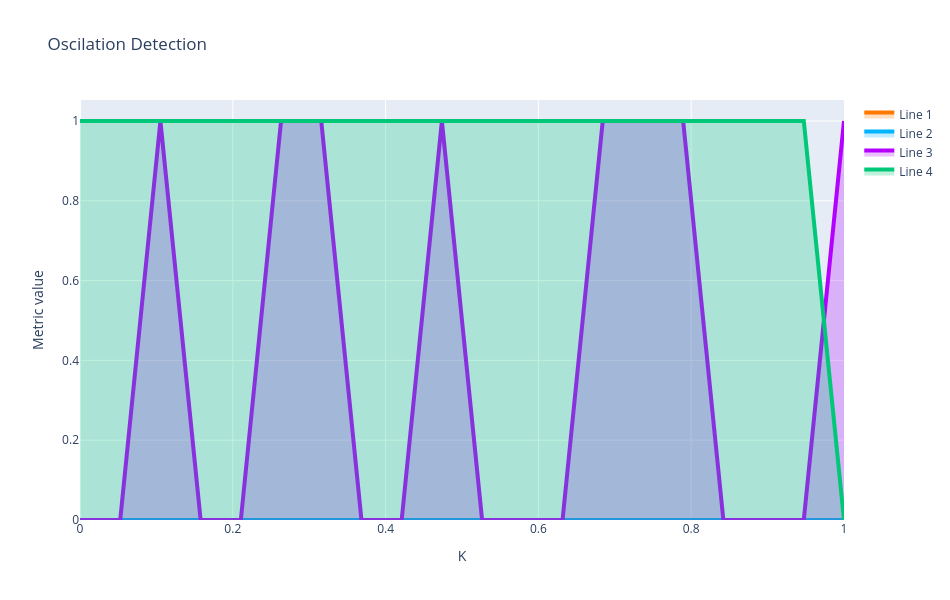
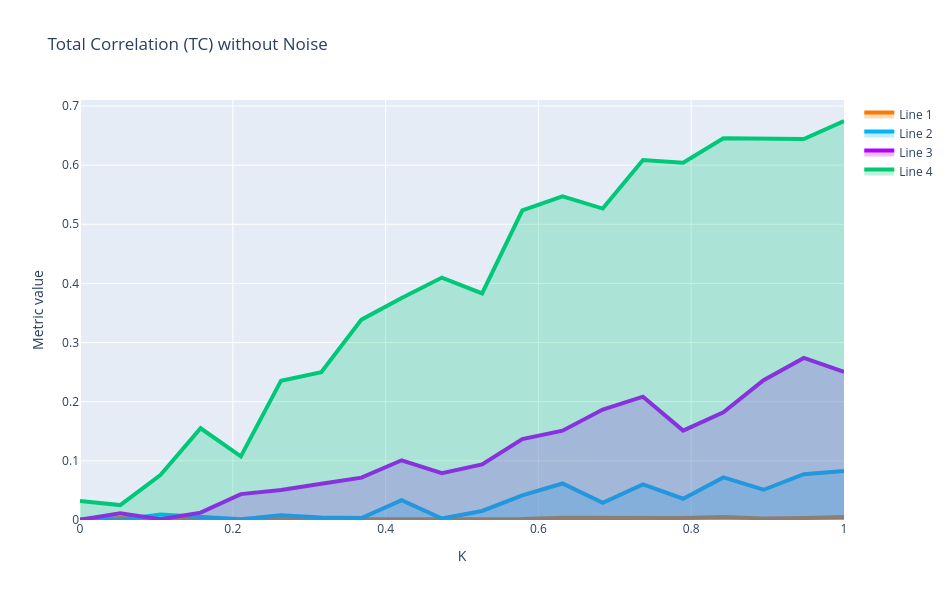
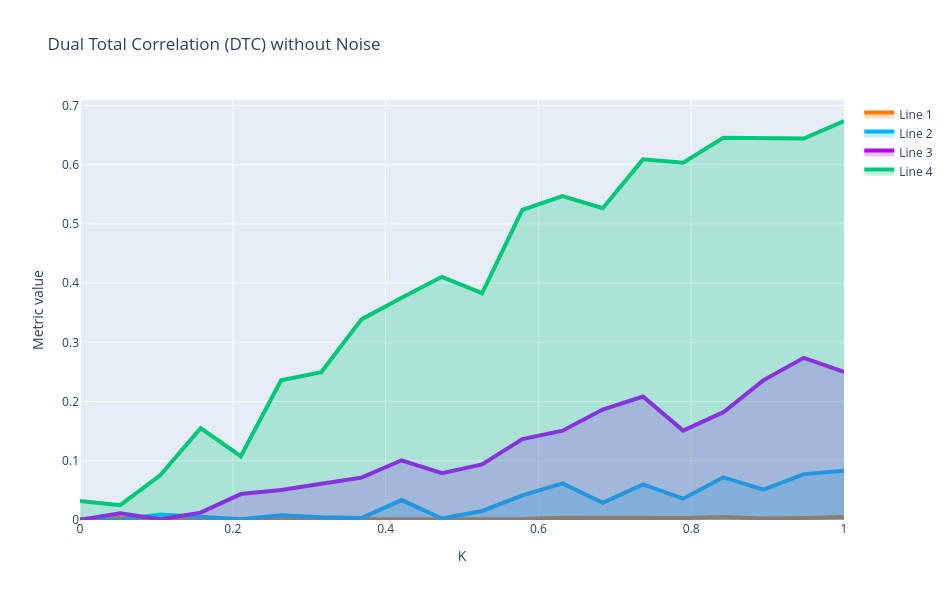
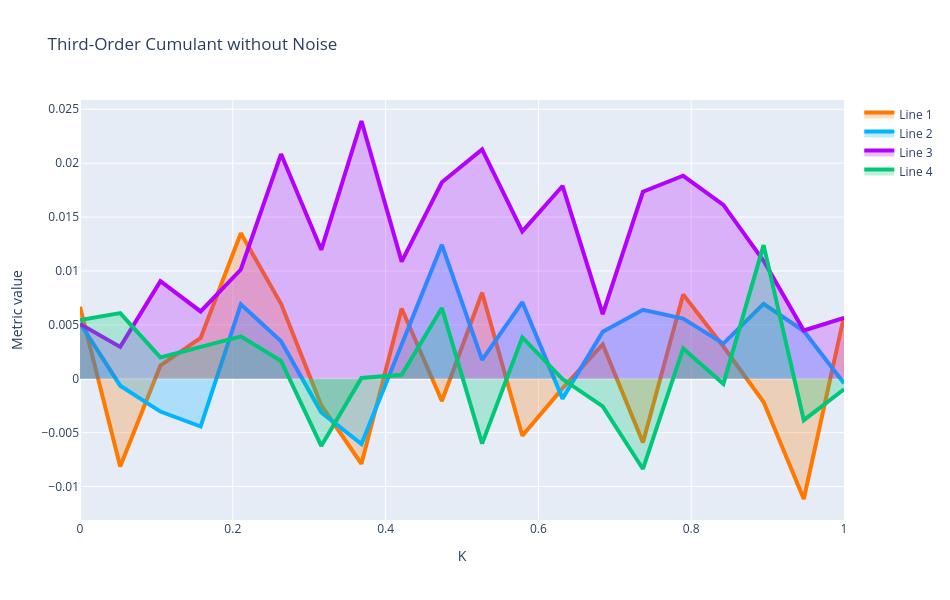

Notebook cell for these charts, in order:
### Markdown cell above
---
## **7. Oscillation Detection in $(P \times K$) Space** with noise
We perform a parameter sweep to detect oscillations in the $(P \times K$) space.

### Code cell
P_values = [3,4,5,6]
K3_values = np.linspace(0.0, 1.0, 20)
sigma_E = 0.03
T=450


# Matrices to store metrics with noise
TC_map_noise = np.zeros((len(P_values), len(K_values)))
DTC_map_noise = np.zeros((len(P_values), len(K_values)))
Cumulant_map_noise = np.zeros((len(P_values), len(K_values)))
PowerCorr_map_noise = np.zeros((len(P_values), len(K_values)))
Entropy_map_noise = np.zeros((len(P_values), len(K_values)))  # Nueva métrica
Entropy_map_skew = np.zeros((len(P_values), len(K3_values)))  # Nueva métrica
Entropy_map_kurt = np.zeros((len(P_values), len(K3_values)))  # Nueva métrica



# Matrix to store oscillation detection with noise
oscillation_map_noise = np.zeros((len(P_values), len(K3_values)), dtype=int)
# mean_map = np.zeros((len(P_values), len(K_values), N_nodes))

#initial state
seed = 42
rng = np.random.default_rng(seed)
state0 = 0.1 * rng.standard_normal(2 * N_nodes)

for i, P_val in tqdm(enumerate(P_values)):
    for j, K3_val in enumerate(K3_values):
        # Simulation with noise using the existing function for higher-order interactions
        # t, states = simulate_wc_stochastic(state0, P_val, K3_val, M, T, dt, sigma_E=sigma_E, higher_order=True, T_ho=T_ho)
        P_vec = np.array([P_val, P_val, P_val])
        t, states = simulate_wc_stochastic_additive(state0, P_vec, K3_val, M, T, dt, sigma_E = sigma_E, higher_order=True, T_ho=T_ho)

        start_idx = int(0.2 * len(t))

        E_node = states[start_idx:, :N_nodes]
        I_node = states[start_idx:, N_nodes:]

        # Oscillation detection using the existing function
        is_lc1, _, _, _ = detect_limit_cycle_poincare(E_node[:, 0], I_node[:, 0], dt, threshold_ratio=0.05, period_cv_threshold=0.05)
        is_lc2, _, _, _ = detect_limit_cycle_poincare(E_node[:, 0], I_node[:, 0], dt, threshold_ratio=0.05, period_cv_threshold=0.05)
        is_lc3, _, _, _ = detect_limit_cycle_poincare(E_node[:, 0], I_node[:, 0], dt, threshold_ratio=0.05, period_cv_threshold=0.05)
        oscillation_map_noise[i, j]  = int((is_lc1==True) and (is_lc2==True) and (is_lc3==True))

        # quitar transiente (ej. mitad inicial)
        # cut = int(0.5 * len(t))
        # E_ss = E_node[cut:, :]
        # mean firing por nodo
        # mean_map[i, j, :] = np.mean(E_ss, axis=0)


        # Remove transient
        E = states[start_idx:, :N_nodes]

        # Data matrix for higher-order metrics
        X = E.copy()

        # Covariance matrix
        Sigma = np.cov(X.T)

        # Higher-order metrics using the existing functions
        TC_map_noise[i, j] = TC_gauss(Sigma)
        DTC_map_noise[i, j] = DTC_gauss(Sigma)
        skew, kurt = dev_gauss(X)  # Cálculo de la entropía
        Entropy_map_skew[i, j] = skew
        Entropy_map_kurt[i, j] = kurt
        #Entropy_map_noise[i, j] = dev_gauss(Sigma)  # Cálculo de la entropía
        if X.shape[1] == 3:
            Cumulant_map_noise[i, j] = cumulants(X)
            PowerCorr_map_noise[i, j] = powercorr(X)

    if (i + 1) % 5 == 0:
        print(f"Progress: {i+1}/{len(P_values)}")

# Visualization using the existing function
# plot_oscillation_map(oscillation_map_noise, P_values, K3_values, title="Oscillation Detection (P-K3) with Noise")

# Visualization using the existing functions

#cleaing the matrix
TC_clean = clean_rowwise_signed(TC_map_noise, n_std=2)
DTC_clean = clean_rowwise_signed(DTC_map_noise, n_std=2)
Cumulant_clean = clean_rowwise_signed(Cumulant_map_noise,n_std=2)
PowerCorr_clean = clean_rowwise_signed(PowerCorr_map_noise,n_std=2)
Skew_clean = clean_rowwise_signed(Entropy_map_skew,n_std=2)
Kurt_clean = clean_rowwise_signed(Entropy_map_kurt,n_std=2)

# visualization the matrix cleaned
plot_lines_with_area(oscillation_map_noise, x_values=K3_values, title="Oscilation Detection")

plot_lines_with_area(TC_clean, x_values=K3_values, title="Total Correlation (TC) without Noise")
plot_lines_with_area(DTC_clean, x_values=K3_values, title="Dual Total Correlation (DTC) without Noise")
plot_lines_with_area(Cumulant_clean, x_values=K3_values, title="Third-Order Cumulant without Noise")
plot_lines_with_area(PowerCorr_clean, x_values=K3_values, title="Triple Power Correlation without Noise")
plot_lines_with_area(Skew_clean, x_values=K3_values, title="Skew with Noise")
plot_lines_with_area(Kurt_clean, x_values=K3_values, title="Kurt with Noise")

### Figure 1 — Plotly figure (JSON) as saved in the notebook; plotly's stock layout.template omitted (floating-point values rounded to 4 significant figures)
{"data": [{"fill": "tozeroy", "fillcolor": "rgba(255,120,0,0.25)", "line": {"color": "rgb(255,120,0)", "width": 4}, "mode": "lines", "name": "Line 1", "type": "scatter", "x": [0.0, 0.05263, 0.1053, 0.1579, 0.2105, 0.2632, 0.3158, 0.3684, 0.4211, 0.4737, 0.5263, 0.5789, 0.6316, 0.6842, 0.7368, 0.7895, 0.8421, 0.8947, 0.9474, 1.0], "y": [0, 0, 0, 0, 0, 0, 0, 0, 0, 0, 0, 0, 0, 0, 0, 0, 0, 0, 0, 0]}, {"fill": "tozeroy", "fillcolor": "rgba(0,180,255,0.25)", "line": {"color": "rgb(0,180,255)", "width": 4}, "mode": "lines", "name": "Line 2", "type": "scatter", "x": [0.0, 0.05263, 0.1053, 0.1579, 0.2105, 0.2632, 0.3158, 0.3684, 0.4211, 0.4737, 0.5263, 0.5789, 0.6316, 0.6842, 0.7368, 0.7895, 0.8421, 0.8947, 0.9474, 1.0], "y": [0, 0, 0, 0, 0, 0, 0, 0, 0, 0, 0, 0, 0, 0, 0, 0, 0, 0, 0, 0]}, {"fill": "tozeroy", "fillcolor": "rgba(180,0,255,0.25)", "line": {"color": "rgb(180,0,255)", "width": 4}, "mode": "lines", "name": "Line 3", "type": "scatter", "x": [0.0, 0.05263, 0.1053, 0.1579, 0.2105, 0.2632, 0.3158, 0.3684, 0.4211, 0.4737, 0.5263, 0.5789, 0.6316, 0.6842, 0.7368, 0.7895, 0.8421, 0.8947, 0.9474, 1.0], "y": [0, 0, 1, 0, 0, 1, 1, 0, 0, 1, 0, 0, 0, 1, 1, 1, 0, 0, 0, 1]}, {"fill": "tozeroy", "fillcolor": "rgba(0,200,120,0.25)", "line": {"color": "rgb(0,200,120)", "width": 4}, "mode": "lines", "name": "Line 4", "type": "scatter", "x": [0.0, 0.05263, 0.1053, 0.1579, 0.2105, 0.2632, 0.3158, 0.3684, 0.4211, 0.4737, 0.5263, 0.5789, 0.6316, 0.6842, 0.7368, 0.7895, 0.8421, 0.8947, 0.9474, 1.0], "y": [1, 1, 1, 1, 1, 1, 1, 1, 1, 1, 1, 1, 1, 1, 1, 1, 1, 1, 1, 0]}], "layout": {"height": 600, "title": {"text": "Oscilation Detection"}, "width": 950, "xaxis": {"title": {"text": "K"}}, "yaxis": {"title": {"text": "Metric value"}}}}

### Figure 2 — Plotly figure (JSON) as saved in the notebook; plotly's stock layout.template omitted (floating-point values rounded to 4 significant figures)
{"data": [{"fill": "tozeroy", "fillcolor": "rgba(255,120,0,0.25)", "line": {"color": "rgb(255,120,0)", "width": 4}, "mode": "lines", "name": "Line 1", "type": "scatter", "x": [0.0, 0.05263, 0.1053, 0.1579, 0.2105, 0.2632, 0.3158, 0.3684, 0.4211, 0.4737, 0.5263, 0.5789, 0.6316, 0.6842, 0.7368, 0.7895, 0.8421, 0.8947, 0.9474, 1.0], "y": [0.001605, 0.003318, 0.0008106, 4.731e-05, 4.642e-05, 0.002579, 0.0003569, 0.001228, 0.0009034, 0.000582, 0.001133, 0.001522, 0.003893, 0.003291, 0.004203, 0.003466, 0.005174, 0.002692, 0.003296, 0.005038]}, {"fill": "tozeroy", "fillcolor": "rgba(0,180,255,0.25)", "line": {"color": "rgb(0,180,255)", "width": 4}, "mode": "lines", "name": "Line 2", "type": "scatter", "x": [0.0, 0.05263, 0.1053, 0.1579, 0.2105, 0.2632, 0.3158, 0.3684, 0.4211, 0.4737, 0.5263, 0.5789, 0.6316, 0.6842, 0.7368, 0.7895, 0.8421, 0.8947, 0.9474, 1.0], "y": [3.875e-05, 0.0003712, 0.009195, 0.004928, 0.001305, 0.007924, 0.004434, 0.00339, 0.03368, 0.00253, 0.01526, 0.04163, 0.06178, 0.02901, 0.06028, 0.03602, 0.07208, 0.05116, 0.0775, 0.08305]}, {"fill": "tozeroy", "fillcolor": "rgba(180,0,255,0.25)", "line": {"color": "rgb(180,0,255)", "width": 4}, "mode": "lines", "name": "Line 3", "type": "scatter", "x": [0.0, 0.05263, 0.1053, 0.1579, 0.2105, 0.2632, 0.3158, 0.3684, 0.4211, 0.4737, 0.5263, 0.5789, 0.6316, 0.6842, 0.7368, 0.7895, 0.8421, 0.8947, 0.9474, 1.0], "y": [0.0003072, 0.01145, 0.001215, 0.01241, 0.04379, 0.05089, 0.06139, 0.07158, 0.101, 0.07922, 0.09402, 0.1367, 0.1509, 0.1868, 0.2085, 0.1512, 0.1822, 0.2364, 0.2741, 0.2504]}, {"fill": "tozeroy", "fillcolor": "rgba(0,200,120,0.25)", "line": {"color": "rgb(0,200,120)", "width": 4}, "mode": "lines", "name": "Line 4", "type": "scatter", "x": [0.0, 0.05263, 0.1053, 0.1579, 0.2105, 0.2632, 0.3158, 0.3684, 0.4211, 0.4737, 0.5263, 0.5789, 0.6316, 0.6842, 0.7368, 0.7895, 0.8421, 0.8947, 0.9474, 1.0], "y": [0.03195, 0.02517, 0.07585, 0.1551, 0.1075, 0.2356, 0.2497, 0.3388, 0.3753, 0.4099, 0.383, 0.5236, 0.5473, 0.5266, 0.6087, 0.6041, 0.6456, 0.6454, 0.6441, 0.6746]}], "layout": {"height": 600, "title": {"text": "Total Correlation (TC) without Noise"}, "width": 950, "xaxis": {"title": {"text": "K"}}, "yaxis": {"title": {"text": "Metric value"}}}}

### Figure 3 — Plotly figure (JSON) as saved in the notebook; plotly's stock layout.template omitted (floating-point values rounded to 4 significant figures)
{"data": [{"fill": "tozeroy", "fillcolor": "rgba(255,120,0,0.25)", "line": {"color": "rgb(255,120,0)", "width": 4}, "mode": "lines", "name": "Line 1", "type": "scatter", "x": [0.0, 0.05263, 0.1053, 0.1579, 0.2105, 0.2632, 0.3158, 0.3684, 0.4211, 0.4737, 0.5263, 0.5789, 0.6316, 0.6842, 0.7368, 0.7895, 0.8421, 0.8947, 0.9474, 1.0], "y": [0.001607, 0.003317, 0.0008071, 4.719e-05, 4.643e-05, 0.002529, 0.0003573, 0.00123, 0.0008969, 0.0005887, 0.001127, 0.001525, 0.003891, 0.003325, 0.004273, 0.003446, 0.005175, 0.002691, 0.003301, 0.005019]}, {"fill": "tozeroy", "fillcolor": "rgba(0,180,255,0.25)", "line": {"color": "rgb(0,180,255)", "width": 4}, "mode": "lines", "name": "Line 2", "type": "scatter", "x": [0.0, 0.05263, 0.1053, 0.1579, 0.2105, 0.2632, 0.3158, 0.3684, 0.4211, 0.4737, 0.5263, 0.5789, 0.6316, 0.6842, 0.7368, 0.7895, 0.8421, 0.8947, 0.9474, 1.0], "y": [3.885e-05, 0.0003714, 0.009206, 0.00493, 0.001305, 0.007924, 0.004438, 0.003392, 0.03368, 0.002531, 0.01527, 0.04163, 0.06173, 0.02901, 0.06028, 0.03603, 0.07208, 0.05116, 0.0775, 0.083]}, {"fill": "tozeroy", "fillcolor": "rgba(180,0,255,0.25)", "line": {"color": "rgb(180,0,255)", "width": 4}, "mode": "lines", "name": "Line 3", "type": "scatter", "x": [0.0, 0.05263, 0.1053, 0.1579, 0.2105, 0.2632, 0.3158, 0.3684, 0.4211, 0.4737, 0.5263, 0.5789, 0.6316, 0.6842, 0.7368, 0.7895, 0.8421, 0.8947, 0.9474, 1.0], "y": [0.000308, 0.01145, 0.001218, 0.0124, 0.0438, 0.05081, 0.06131, 0.07159, 0.1009, 0.07906, 0.09391, 0.1365, 0.1509, 0.1866, 0.2085, 0.151, 0.1821, 0.2363, 0.2738, 0.2501]}, {"fill": "tozeroy", "fillcolor": "rgba(0,200,120,0.25)", "line": {"color": "rgb(0,200,120)", "width": 4}, "mode": "lines", "name": "Line 4", "type": "scatter", "x": [0.0, 0.05263, 0.1053, 0.1579, 0.2105, 0.2632, 0.3158, 0.3684, 0.4211, 0.4737, 0.5263, 0.5789, 0.6316, 0.6842, 0.7368, 0.7895, 0.8421, 0.8947, 0.9474, 1.0], "y": [0.03195, 0.02513, 0.07586, 0.1551, 0.1077, 0.2359, 0.2497, 0.3388, 0.3754, 0.4107, 0.383, 0.5237, 0.5468, 0.5266, 0.609, 0.6034, 0.6456, 0.6444, 0.6443, 0.6738]}], "layout": {"height": 600, "title": {"text": "Dual Total Correlation (DTC) without Noise"}, "width": 950, "xaxis": {"title": {"text": "K"}}, "yaxis": {"title": {"text": "Metric value"}}}}

### Figure 4 — Plotly figure (JSON) as saved in the notebook; plotly's stock layout.template omitted (floating-point values rounded to 4 significant figures)
{"data": [{"fill": "tozeroy", "fillcolor": "rgba(255,120,0,0.25)", "line": {"color": "rgb(255,120,0)", "width": 4}, "mode": "lines", "name": "Line 1", "type": "scatter", "x": [0.0, 0.05263, 0.1053, 0.1579, 0.2105, 0.2632, 0.3158, 0.3684, 0.4211, 0.4737, 0.5263, 0.5789, 0.6316, 0.6842, 0.7368, 0.7895, 0.8421, 0.8947, 0.9474, 1.0], "y": [0.006685, -0.00814, 0.001233, 0.003787, 0.01349, 0.006947, -0.002456, -0.007889, 0.00652, -0.00206, 0.007979, -0.005291, -0.0008982, 0.00318, -0.005912, 0.007826, 0.002989, -0.002163, -0.01116, 0.005782]}, {"fill": "tozeroy", "fillcolor": "rgba(0,180,255,0.25)", "line": {"color": "rgb(0,180,255)", "width": 4}, "mode": "lines", "name": "Line 2", "type": "scatter", "x": [0.0, 0.05263, 0.1053, 0.1579, 0.2105, 0.2632, 0.3158, 0.3684, 0.4211, 0.4737, 0.5263, 0.5789, 0.6316, 0.6842, 0.7368, 0.7895, 0.8421, 0.8947, 0.9474, 1.0], "y": [0.00517, -0.0006441, -0.003044, -0.00443, 0.006903, 0.003476, -0.003112, -0.006058, 0.003185, 0.01243, 0.001749, 0.007104, -0.001843, 0.004363, 0.006399, 0.005582, 0.003262, 0.006947, 0.004429, -0.0004096]}, {"fill": "tozeroy", "fillcolor": "rgba(180,0,255,0.25)", "line": {"color": "rgb(180,0,255)", "width": 4}, "mode": "lines", "name": "Line 3", "type": "scatter", "x": [0.0, 0.05263, 0.1053, 0.1579, 0.2105, 0.2632, 0.3158, 0.3684, 0.4211, 0.4737, 0.5263, 0.5789, 0.6316, 0.6842, 0.7368, 0.7895, 0.8421, 0.8947, 0.9474, 1.0], "y": [0.005074, 0.002958, 0.009055, 0.006242, 0.01013, 0.02085, 0.01196, 0.02391, 0.01087, 0.01822, 0.02128, 0.01367, 0.01789, 0.006, 0.01735, 0.01883, 0.01613, 0.01094, 0.004475, 0.005637]}, {"fill": "tozeroy", "fillcolor": "rgba(0,200,120,0.25)", "line": {"color": "rgb(0,200,120)", "width": 4}, "mode": "lines", "name": "Line 4", "type": "scatter", "x": [0.0, 0.05263, 0.1053, 0.1579, 0.2105, 0.2632, 0.3158, 0.3684, 0.4211, 0.4737, 0.5263, 0.5789, 0.6316, 0.6842, 0.7368, 0.7895, 0.8421, 0.8947, 0.9474, 1.0], "y": [0.005442, 0.006094, 0.001976, 0.002956, 0.003936, 0.001647, -0.006237, 7.551e-05, 0.0003747, 0.006562, -0.006016, 0.00384, -2.675e-05, -0.002557, -0.008368, 0.00281, -0.0004699, 0.0124, -0.003845, -0.0009825]}], "layout": {"height": 600, "title": {"text": "Third-Order Cumulant without Noise"}, "width": 950, "xaxis": {"title": {"text": "K"}}, "yaxis": {"title": {"text": "Metric value"}}}}
